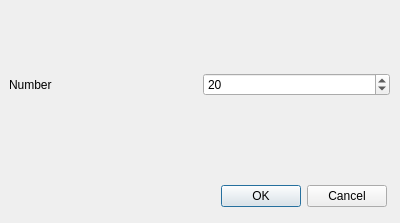
<?xml version="1.0" encoding="UTF-8"?>
<ui version="4.0">
 <class>SMAConfig</class>
 <widget class="QDialog" name="SMAConfig">
  <property name="geometry">
   <rect>
    <x>0</x>
    <y>0</y>
    <width>400</width>
    <height>223</height>
   </rect>
  </property>
  <property name="windowTitle">
   <string>Dialog</string>
  </property>
  <widget class="QWidget" name="gridLayoutWidget">
   <property name="geometry">
    <rect>
     <x>9</x>
     <y>9</y>
     <width>381</width>
     <height>151</height>
    </rect>
   </property>
   <layout class="QGridLayout" name="gridLayout">
    <item row="0" column="1">
     <widget class="QSpinBox" name="spinBox">
      <property name="value">
       <number>20</number>
      </property>
     </widget>
    </item>
    <item row="0" column="0">
     <widget class="QLabel" name="label">
      <property name="text">
       <string>Number</string>
      </property>
     </widget>
    </item>
   </layout>
  </widget>
  <widget class="QDialogButtonBox" name="buttonBox">
   <property name="geometry">
    <rect>
     <x>80</x>
     <y>180</y>
     <width>307</width>
     <height>32</height>
    </rect>
   </property>
   <property name="orientation">
    <enum>Qt::Horizontal</enum>
   </property>
   <property name="standardButtons">
    <set>QDialogButtonBox::Cancel|QDialogButtonBox::Ok</set>
   </property>
  </widget>
 </widget>
 <resources/>
 <connections>
  <connection>
   <sender>buttonBox</sender>
   <signal>accepted()</signal>
   <receiver>SMAConfig</receiver>
   <slot>accept()</slot>
   <hints>
    <hint type="sourcelabel">
     <x>248</x>
     <y>254</y>
    </hint>
    <hint type="destinationlabel">
     <x>157</x>
     <y>274</y>
    </hint>
   </hints>
  </connection>
  <connection>
   <sender>buttonBox</sender>
   <signal>rejected()</signal>
   <receiver>SMAConfig</receiver>
   <slot>reject()</slot>
   <hints>
    <hint type="sourcelabel">
     <x>316</x>
     <y>260</y>
    </hint>
    <hint type="destinationlabel">
     <x>286</x>
     <y>274</y>
    </hint>
   </hints>
  </connection>
 </connections>
</ui>
